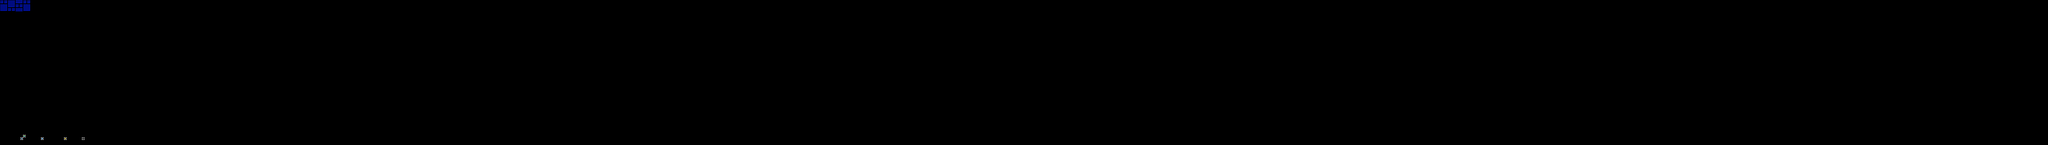

This game map was drawn from its Tiled (.tmx) file and the tilesets committed beside it. A one-line description and the trimmed map source follow:
An orthogonal 800x57 tile map with 16x16 px tiles, 2 tile layers (SP, ...), 3 tilesets, 2 image layers.

<map version="1.10" tiledversion="1.11.2" orientation="orthogonal" renderorder="right-down" width="800" height="57" tilewidth="16" tileheight="16" infinite="0" nextlayerid="5" nextobjectid="1">
 <editorsettings>
  <chunksize width="16" height="27" />
  <export target="test4.csv" format="csv" />
 </editorsettings>
 <tileset firstgid="1" name="famidash" tilewidth="16" tileheight="16" tilecount="256" columns="16">
  <image source="../../../GRAPHICS/famidash.bmp" width="256" height="256" />
 </tileset>
 <tileset firstgid="257" name="sprites" tilewidth="16" tileheight="16" tilecount="256" columns="16">
  <image source="../../../GRAPHICS/sprites.png" width="256" height="256" />
 </tileset>
 <tileset firstgid="513" name="sprites" tilewidth="16" tileheight="16" tilecount="256" columns="16">
  <image source="../../../GRAPHICS/sprites.png" width="256" height="256" />
 </tileset>
 <imagelayer id="3" name="Image Layer 1" parallaxx="0.9" parallaxy="0.9" repeatx="1" repeaty="1"><image source="../../../GRAPHICS/Old/parallax Blue.bmp" width="192" height="72" /></imagelayer><imagelayer id="4" name="Image Layer 2" offsetx="0" offsety="912" repeatx="1"><image source="../../../GRAPHICS/ground.bmp" width="80" height="32" /></imagelayer><layer id="1" width="800" height="57">
  <data>[45600 cells, 45600 non-empty, 1 distinct tile ids]</data>
 </layer>
 <layer id="2" name="SP" width="800" height="57">
  <data>[45600 cells, 5 non-empty, 5 distinct tile ids]</data>
 </layer>
</map>
